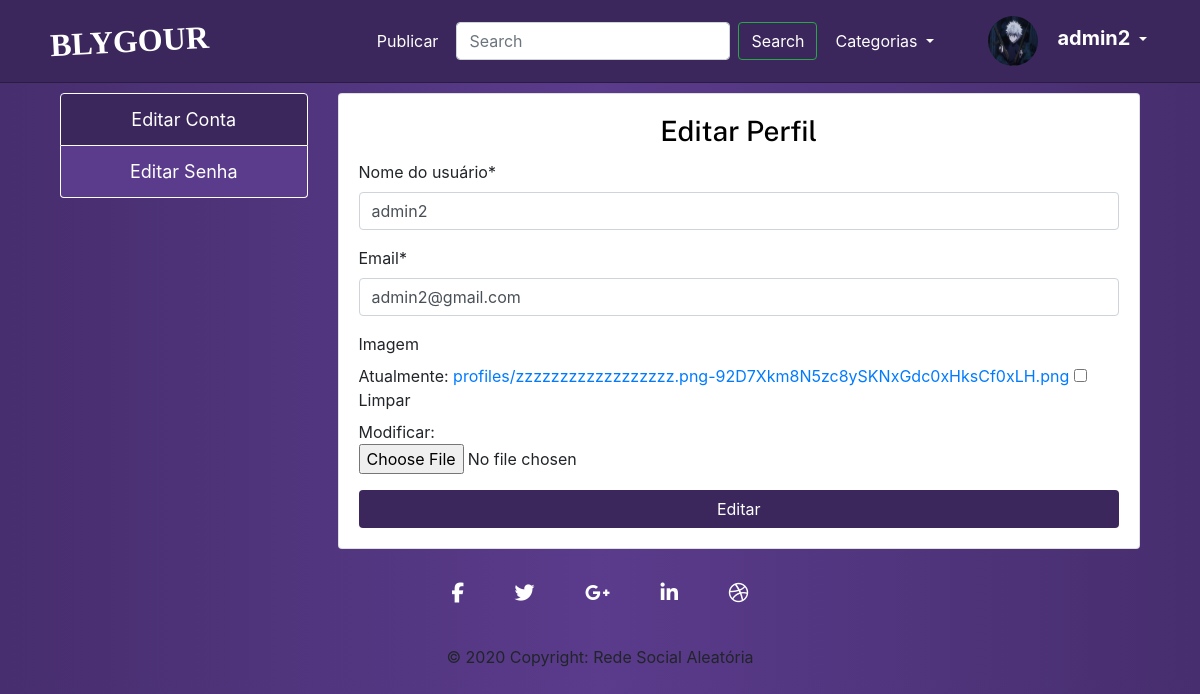
The app's page /users/settings/ (signed in), older data.
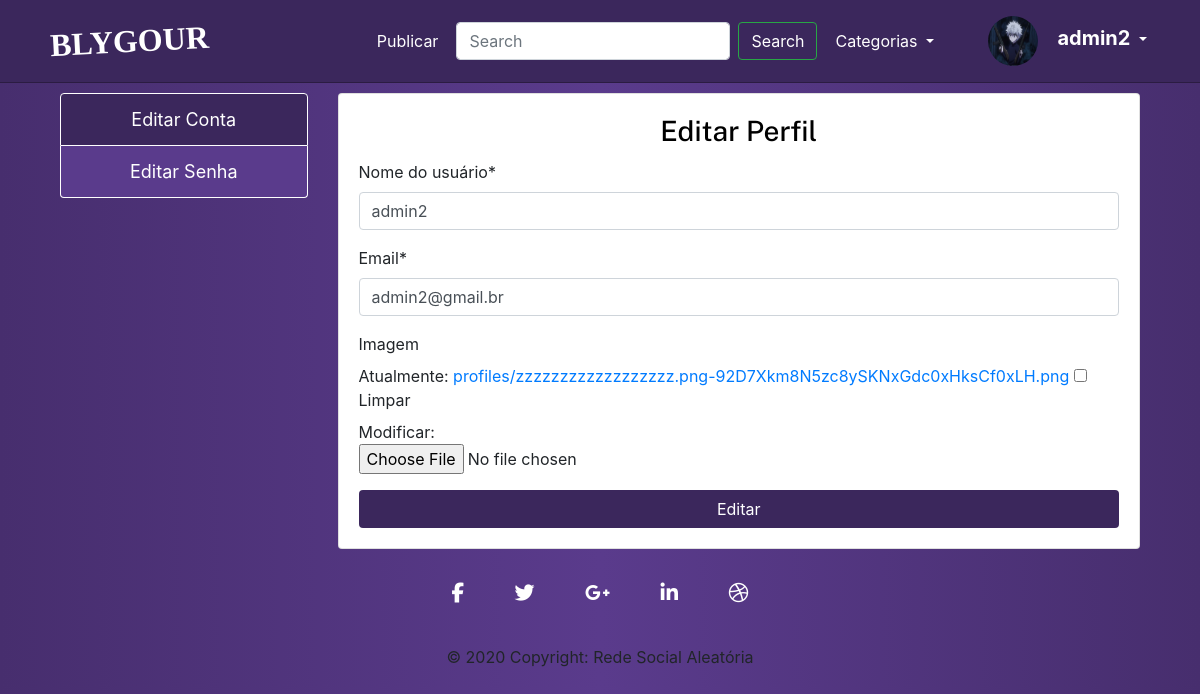
The same page, newer data.
### users/models.py (models this page shows, shortened)
class User(AbstractUser, PermissionsMixin):
    username = models.CharField('Nome do usuário', max_length=30, unique=True)
    email = models.EmailField('Email', unique=True)
    profile_picture = models.ImageField(upload_to = get_file_path, verbose_name='Imagem', null=True, blank=True)
    is_active = models.BooleanField('Está Ativo?', blank=True, default=True)
    is_staff = models.BooleanField('É da equipe?', blank=True, default=False)
    is_superuser = models.BooleanField('É super Usuário?', blank=True, default=False)
    date_joined = models.DateField('Data de Entrada', auto_now_add=True)
    first_name = None
    last_name = None
    objects = UserManager()
    USERNAME_FIELD = 'username'
    REQUIRED_FIELDS = ['email']
    def __str__(self):
        return self.username
    class Meta:
        verbose_name = 'Usuário'
        verbose_name_plural = 'Usuários'

### users/views.py (the view)
# urls.py: path('settings/', views.edit_account, name="edit_account"),
@login_required
def edit_account(request):
    template_name = 'users/edit_account.html'
    context = {}
    if request.method == 'POST':
        form = SettingsAccountForm(request.POST, request.FILES, instance=request.user)
        if form.is_valid():
            form.save()
            form = SettingsAccountForm(instance=request.user)
            messages.success(request, 'Conta Editada com Sucesso')
    else:
        form = SettingsAccountForm(instance=request.user)
    context['form'] = form
    return render(request, template_name, context)

### users/forms.py
class SettingsAccountForm(forms.ModelForm):
    class Meta:
        model = User
        fields = ['username', 'email','profile_picture']

### users/templates/users/edit_account.html (shortened to what this page needs)
{% extends 'base.html' %}
{% load static %}
{% load crispy_forms_tags %}
{% block styles %}
    <link rel="stylesheet" href="{% static 'css/settings.css' %}">
{% endblock styles %}
{% block content %}
    <div class="container">
        <div class="row">
            <div class="col-3">
                    <ul class="list-group">
                        <a href="{% url 'users:edit_account' %}" class="list-group-item list-group-item-action active">Editar Conta</a>
                        <a href="{% url 'users:edit_password' %}" class="list-group-item list-group-item-action">Editar Senha</a>
                    </ul>
            </div>
            <div class="col-9">
                <div class="card auth-card">
                    <div class="card-body">
                        <h3 class="card-title text-center" style="color:black">Editar Perfil</h3>
                        <form method="POST" enctype='multipart/form-data'>
                            {{ form|crispy }}
                            <button type="submit" class="btn btn-block">Editar</button>
                        </form>
                    </div>
                </div>
            </div>
        </div>
    </div>
{% endblock content %}

### posts/templates/base.html (shortened to what the changed rows need)
{% load static %}
<!DOCTYPE html>
<html lang="pt_br">
    <head>
        <link rel="stylesheet" href="https://stackpath.bootstrapcdn.com/bootstrap/4.5.0/css/bootstrap.min.css">
        <link rel="stylesheet" href="{% static 'css/style.css' %}">
        {% block styles %}{% endblock styles %}
        <link rel="stylesheet" href="{% static 'css/responsive.css' %}">
    </head>
    <body>
        <nav class="navbar navbar-expand-lg">
            <div class="container">
                <div class="collapse navbar-collapse" id="navbarSupportedContent">
                    <ul class="navbar-nav">
                        {% if user.is_authenticated%}
                            <li class="nav-item dropdown">
                                <a class="nav-link dropdown-toggle" href="#" id="navbarDropdown" role="button" data-toggle="dropdown" aria-haspopup="true" aria-expanded="false">
                                    {% if user.profile_picture %}
                                        <img class='user-picture' src="/media/{{ request.user.profile_picture }}" alt="Profile Picture {{ request.user }}">
                                        <span class="dropdown-perfil">{{ request.user }}</span>
                                    {% else %}
                                        <img class='user-picture' src="/media/profiles/avatar.png" alt="Default profile picture">
                                        <span class="dropdown-perfil">{{ request.user }}</span>
                                    {% endif %}
                                </a>
                            </li>
                        {% else %}
                            <li class="nav-item">
                                <a class="nav-link" href="{% url 'login' %}">Login</a>
                            </li>
                        {% endif %}
                    </ul>
                </div>
            </div>
        </nav>
        <div class="container conteudo">
            {% block content %}{% endblock content %}
        </div>
    </body>
</html>

Row changes from the older to the newer data that the page shows:
changed User "admin2": email "admin2@gmail.com" → "admin2@gmail.br"
